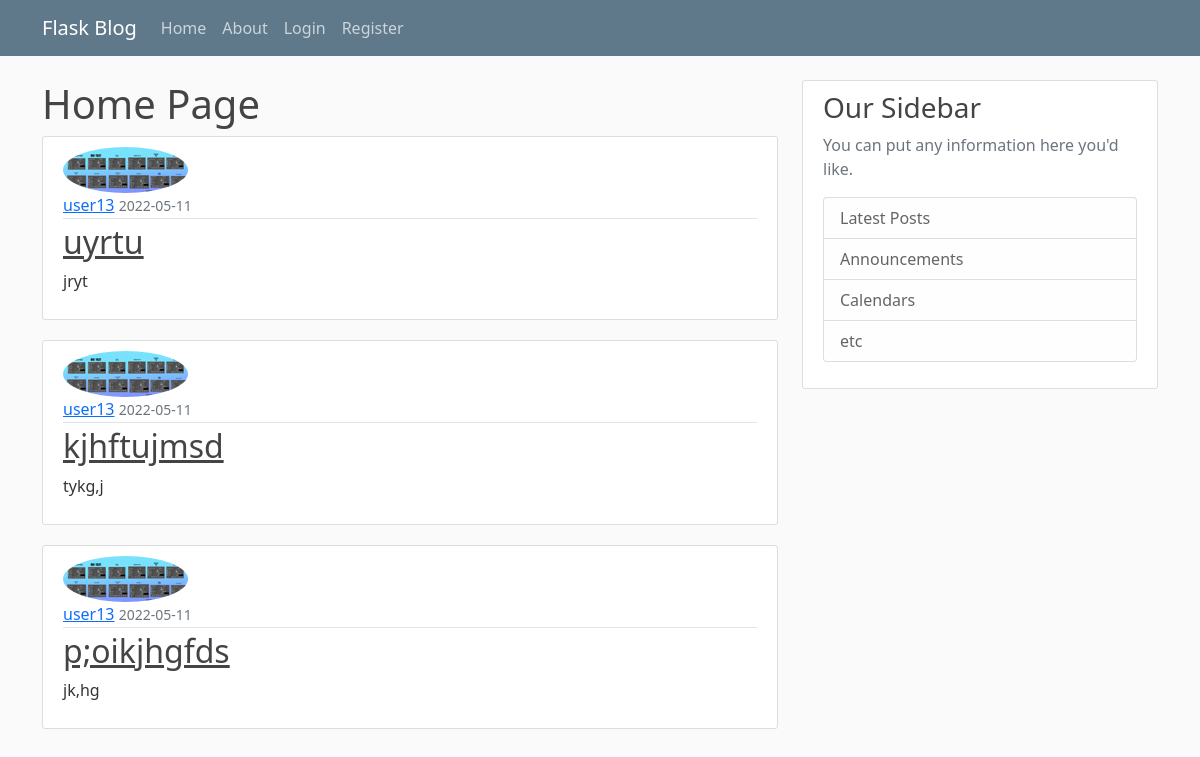
Page /home on the earlier database version.
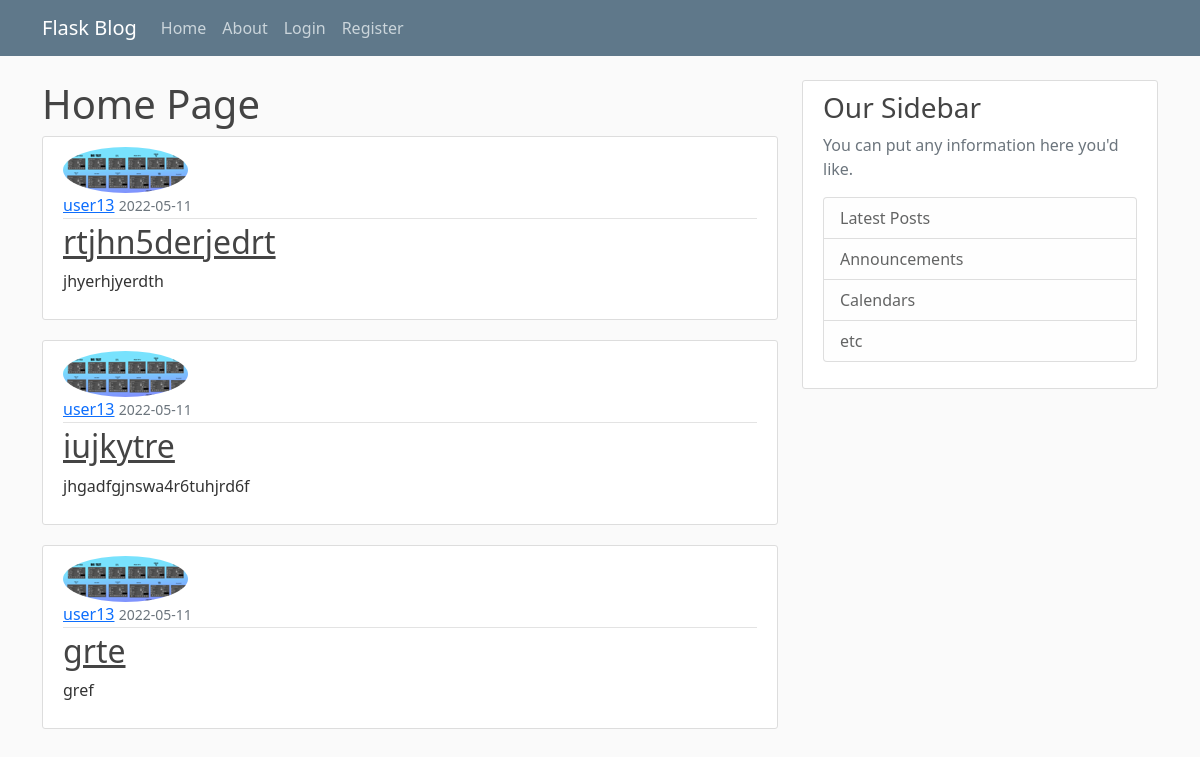
Same page on the later database version.
### flaskblog/models.py (models this page shows, shortened)
class Post(db.Model):
    id = db.Column(db.Integer, primary_key=True)
    title = db.Column(db.String(100), nullable=False)
    date_posted = db.Column(db.DateTime, nullable=False,
                            default=datetime.utcnow)
    content = db.Column(db.Text, nullable=False)
    user_id = db.Column(db.Integer, db.ForeignKey('user.id'), nullable=False)

class User(db.Model, UserMixin):
    id = db.Column(db.Integer, primary_key=True)
    username = db.Column(db.String(20), unique=True, nullable=False)
    email = db.Column(db.String(120), unique=True, nullable=False)
    image_file = db.Column(db.String(20), nullable=False,
                           default='default.jpg')
    password = db.Column(db.String(60), nullable=False)
    posts = db.relationship('Post', backref='author', lazy=True)

### flaskblog/routes.py (the view)
@app.route("/")
@app.route("/home")
def home():
    page = request.args.get('page', 1, type=int)
    posts = Post.query.order_by(
        Post.date_posted.desc()).paginate(page=page, per_page=3)
    return render_template('home.html', posts=posts)

### flaskblog/templates/home.html
{% extends "base.html" %} {% block content %}
<h1>Home Page</h1>
{% for post in posts %}
<article class="media content-section">
    <img
        src="{{ url_for('static', filename='profile_pics/' + post.author.image_file) }}"
        class="rounded-circle"
        alt=""
    />
    <div class="media-body">
        <div class="article-metadata">
            <a class="mr-2" href="#">{{ post.author.username }}</a>
            <small class="text-muted">
                {{ post.date_posted.strftime('%Y-%m-%d') }}
            </small>
        </div>
        <h2>
            <a
                class="article-title"
                href="{{ url_for('post', post_id=post.id) }}"
                >{{ post.title }}</a
            >
        </h2>
        <p class="article-content">{{ post.content }}</p>
    </div>
</article>
{% endfor %} {% endblock content %}

### flaskblog/templates/base.html (shortened to what this page needs)
<!DOCTYPE html>
<html lang="en">
<head>
    <link href="https://cdn.jsdelivr.net/npm/bootstrap@5.1.3/dist/css/bootstrap.min.css" rel="stylesheet"
>
    <link rel="stylesheet" type="text/css" href="{{ url_for('static', filename='main.css')}}">
</head>
<body>
<header class="site-header">
    <nav class="navbar navbar-expand-md navbar-dark bg-steel fixed-top">
        <div class="container">
            <a class="navbar-brand mr-4" href="/">Flask Blog</a>
            <div class="collapse navbar-collapse" id="navbarToggle">
                <div class="navbar-nav mr-auto">
                    <a class="nav-item nav-link" href="{{ url_for('home') }}">Home</a>
                    <a class="nav-item nav-link" href="{{ url_for('about') }}">About</a>
                </div>
                <div class="navbar-nav">
                    {% if current_user.is_authenticated %}
                        <a class="nav-item nav-link" href="{{ url_for('logout') }}">Logout</a>
                        <a class="nav-item nav-link" href="{{ url_for('account') }}">Account</a>
                        <a class="nav-item nav-link" href="{{ url_for('new_post') }}">New Post</a>
                    {% else %}
                        <a class="nav-item nav-link" href="{{ url_for('login') }}">Login</a>
                        <a class="nav-item nav-link" href="{{ url_for('register') }}">Register</a>
                    {% endif %}
                </div>
            </div>
        </div>
    </nav>
</header>
<main role="main" class="container">
    <div class="row">
        <div class="col-md-8">
            {% block content %}{% endblock %}
        </div>
        <div class="col-md-4">
            <div class="content-section">
                <h3>Our Sidebar</h3>
                <p class='text-muted'>You can put any information here you'd like.
                <ul class="list-group">
                    <li class="list-group-item list-group-item-light">Latest Posts</li>
                    <li class="list-group-item list-group-item-light">Announcements</li>
                    <li class="list-group-item list-group-item-light">Calendars</li>
                    <li class="list-group-item list-group-item-light">etc</li>
                </ul>
                </p>
            </div>
        </div>
    </div>
    </main>
</body>
</html>

### flaskblog/static/main.css (style rules this page uses)
body { background: #fafafa; color: #333333; margin-top: 5rem; }
h1, h2, h3, h4, h5, h6 { color: #444444; }
.bg-steel { background-color: #5f788a; }
.site-header .navbar-nav .nav-link { color: #cbd5db; }
.content-section { background: #ffffff; padding: 10px 20px; border: 1px solid #dddddd; border-radius: 3px; margin-bottom: 20px; }
.article-title { color: #444444; }
.article-content { white-space: pre-line; }
.article-metadata { padding-bottom: 1px; margin-bottom: 4px; border-bottom: 1px solid #e3e3e3 }

Differences in the rows shown:
no longer on this page (row unchanged): Post: image_file (picture), author.username "user13", date_posted "2022-05-11", title "uyrtu", content "jryt"
no longer on this page (row unchanged): Post: image_file (picture), author.username "user13", date_posted "2022-05-11", title "kjhftujmsd", content "tykg,j"
no longer on this page (row unchanged): Post: image_file (picture), author.username "user13", date_posted "2022-05-11", title "p;oikjhgfds", content "jk,hg"
added Post: image_file (picture), author.username "user13", date_posted "2022-05-11", title "rtjhn5derjedrt", content "jhyerhjyerdth"
added Post: image_file (picture), author.username "user13", date_posted "2022-05-11", title "iujkytre", content "jhgadfgjnswa4r6tuhjrd6f"
added Post: image_file (picture), author.username "user13", date_posted "2022-05-11", title "grte", content "gref"
